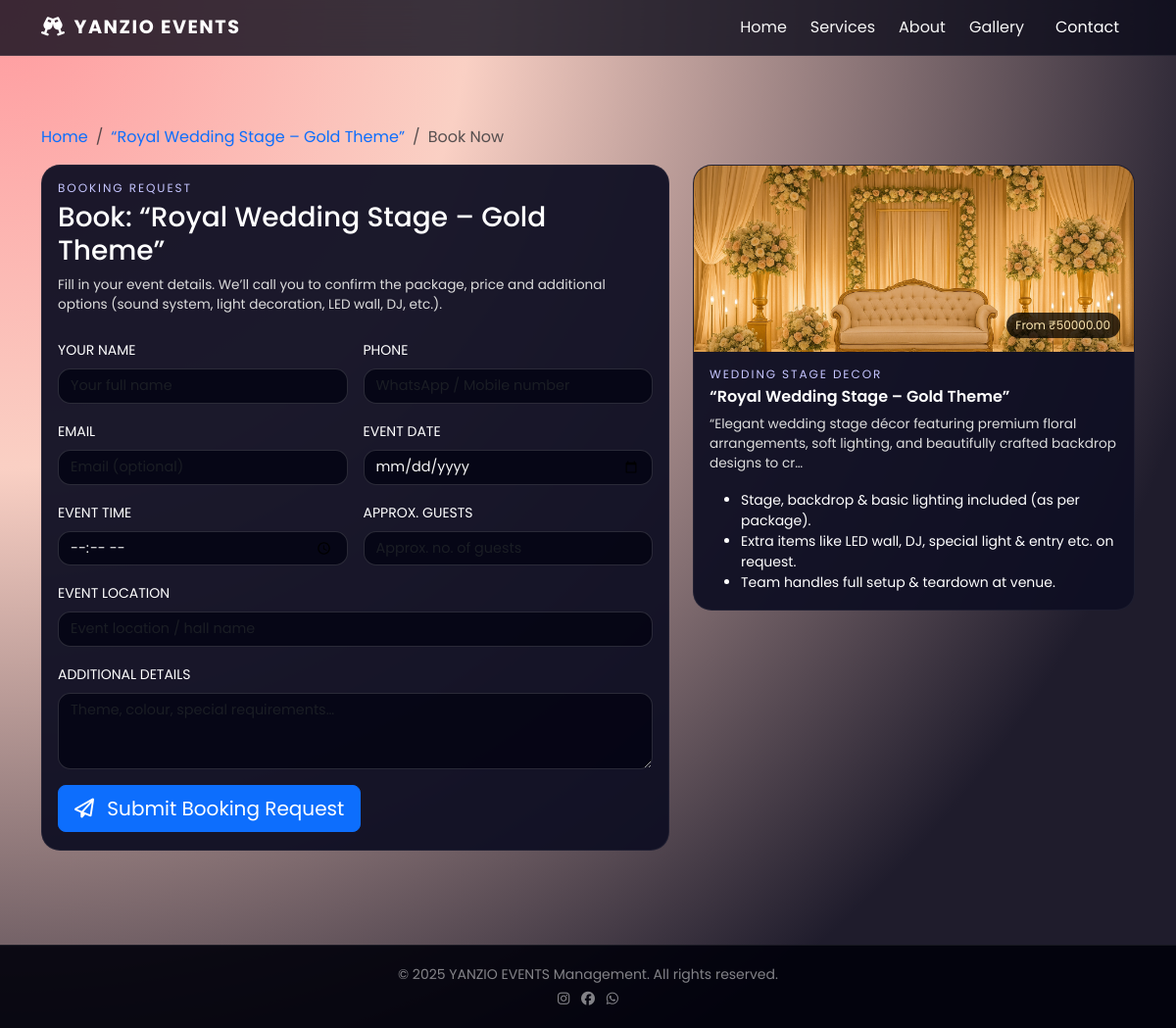
The app's page /service/1/book/ with its own data.
### events/models.py (models this page shows, shortened)
class EventService(models.Model):
    category = models.ForeignKey(EventCategory, on_delete=models.CASCADE, related_name='services')
    title = models.CharField(max_length=250)
    price_start = models.DecimalField(max_digits=10, decimal_places=2, help_text="Starting price")
    image = models.ImageField(upload_to='services/', blank=True, null=True)
    short_description = models.CharField(max_length=300)
    description = models.TextField()

class EventCategory(models.Model):
    name = models.CharField(max_length=200)
    image = models.ImageField(upload_to='categories/', blank=True, null=True)
    description = models.TextField(blank=True)
    class Meta:
        verbose_name_plural = "Event Categories"

### events/views.py (the view)
# urls.py: path('service/<int:service_id>/book/', views.book_service, name='book_service'),
def book_service(request, service_id):
    service = get_object_or_404(EventService, id=service_id)
    if request.method == 'POST':
        form = BookingForm(request.POST)
        if form.is_valid():
            booking = form.save(commit=False)
            booking.service = service
            booking.save()
            return redirect('booking_success', booking_id=booking.id)
    else:
        form = BookingForm()
    return render(request, 'events/booking.html', {
        'service': service,
        'form': form
    })

### events/templates/events/booking.html (shortened to what this page needs)
{% extends 'events/base.html' %}
{% load static %}
{% block content %}
<section class="section-padding">
  <div class="container">
    <nav aria-label="breadcrumb" class="mb-3">
      <ol class="breadcrumb small">
        <li class="breadcrumb-item"><a href="{% url 'home' %}" class="text-decoration-none text-light-50">Home</a></li>
        <li class="breadcrumb-item">
          <a href="{% url 'service_detail' service.id %}" class="text-decoration-none text-light-50">
            {{ service.title }}
          </a>
        </li>
        <li class="breadcrumb-item active" aria-current="page">Book Now</li>
      </ol>
    </nav>
    <div class="row g-4">
      <div class="col-lg-7">
        <div class="service-card">
          <div class="service-body">
            <p class="service-category mb-1">Booking Request</p>
            <h3 class="mb-2">Book: {{ service.title }}</h3>
            <p class="service-text mb-4">
              Fill in your event details. We’ll call you to confirm the package, price and additional options
              (sound system, light decoration, LED wall, DJ, etc.).
            </p>
            <form method="post" novalidate>
              <div class="row g-3">
                <div class="col-md-6">
                  <label class="form-label small text-uppercase">Your Name</label>
                  {{ form.customer_name}}
                </div>
                <div class="col-md-6">
                  <label class="form-label small text-uppercase">Phone</label>
                  {{ form.phone }}
                </div>
                <div class="col-md-6">
                  <label class="form-label small text-uppercase">Email</label>
                  {{ form.email }}
                </div>
                <div class="col-md-6">
                  <label class="form-label small text-uppercase">Event Date</label>
                  {{ form.event_date }}
                </div>
                <div class="col-md-6">
                  <label class="form-label small text-uppercase">Event Time</label>
                  {{ form.event_time }}
                </div>
                <div class="col-md-6">
                  <label class="form-label small text-uppercase">Approx. Guests</label>
                  {{ form.guests_count }}
                </div>
                <div class="col-12">
                  <label class="form-label small text-uppercase">Event Location</label>
                  {{ form.location }}
                </div>
                <div class="col-12">
                  <label class="form-label small text-uppercase">Additional Details</label>
                  {{ form.message }}
                </div>
              </div>
              <button type="submit" class="btn btn-primary btn-lg mt-3">
                <i class="fa-regular fa-paper-plane me-2"></i> Submit Booking Request
              </button>
            </form>
          </div>
        </div>
      </div>
      <div class="col-lg-5">
        <div class="service-card">
          <div class="service-image-wrapper">
            {% if service.image %}
              <img src="{{ service.image.url }}" class="service-image" alt="{{ service.title }}">
            {% else %}
              <div class="service-placeholder">
                <i class="fa-solid fa-couch"></i>
              </div>
            {% endif %}
            <div class="service-tag">
              From ₹{{ service.price_start }}
            </div>
          </div>
          <div class="service-body">
            <p class="service-category mb-1">{{ service.category.name }}</p>
            <h5 class="service-title">{{ service.title }}</h5>
            <p class="service-text mb-3">
              {{ service.short_description|truncatechars:130 }}
            </p>
            <ul class="small text-light-50 mb-0">
              <li>Stage, backdrop & basic lighting included (as per package).</li>
              <li>Extra items like LED wall, DJ, special light & entry etc. on request.</li>
              <li>Team handles full setup & teardown at venue.</li>
            </ul>
          </div>
        </div>
      </div>
    </div>
  </div>
</section>
{% endblock %}

### events/static/events/css/style.css (style rules this page uses)
:root { --bg-gradient: radial-gradient(circle at top left, #ff9a9e 0%, #fad0c4 30%, #1f1c2c 80%); --glass-bg: rgba(15, 15, 30, 0.8); --accent: #ffb347; --accent-strong: #ff7e5f; --text-main: #ffffff; }
*, *::before, *::after { box-sizing: border-box; }
body { font-family: "Poppins", system-ui, -apple-system, BlinkMacSystemFont, "Segoe UI", sans-serif; background: var(--bg-gradient); min-height: 100vh; color: var(--text-main); }
.section-padding { padding: 3rem 0; }
.service-card { background: rgba(15, 15, 35, 0.95); border-radius: 1.2rem; overflow: hidden; border: 1px solid rgba(255, 255, 255, 0.06); display: flex; flex-direction: column; }
.service-image-wrapper { position: relative; height: 190px; overflow: hidden; }
.service-image { width: 100%; height: 100%; object-fit: cover; transition: transform 0.4s ease; }
.service-tag { position: absolute; right: 0.9rem; bottom: 0.9rem; padding: 0.25rem 0.6rem; border-radius: 999px; background: rgba(0, 0, 0, 0.75); font-size: 0.75rem; color: #ffe9b3; }
.service-body { padding: 0.9rem 1rem 1.1rem; }
.service-category { font-size: 0.75rem; letter-spacing: 0.16em; text-transform: uppercase; color: #c5c5ff; }
.service-title { font-size: 1rem; font-weight: 600; }
.service-text { font-size: 0.85rem; color: #dcdcdc; }
form .form-control, form input, form textarea, form select { background: rgba(5, 5, 20, 0.9) !important; border-radius: 0.8rem !important; border: 1px solid rgba(255, 255, 255, 0.15) !important; color: #f5f5f5 !important; font-size: 0.9rem; }

### records on screen
EventService: title "“Royal Wedding Stage – Gold Theme”", image (picture), price_start "50000.00", category.name "WEDDING STAGE DECOR", short_description "“Elegant wedding stage décor featuring premium floral arrangements, soft lighting, and beautifully crafted backdrop designs to cr…"
